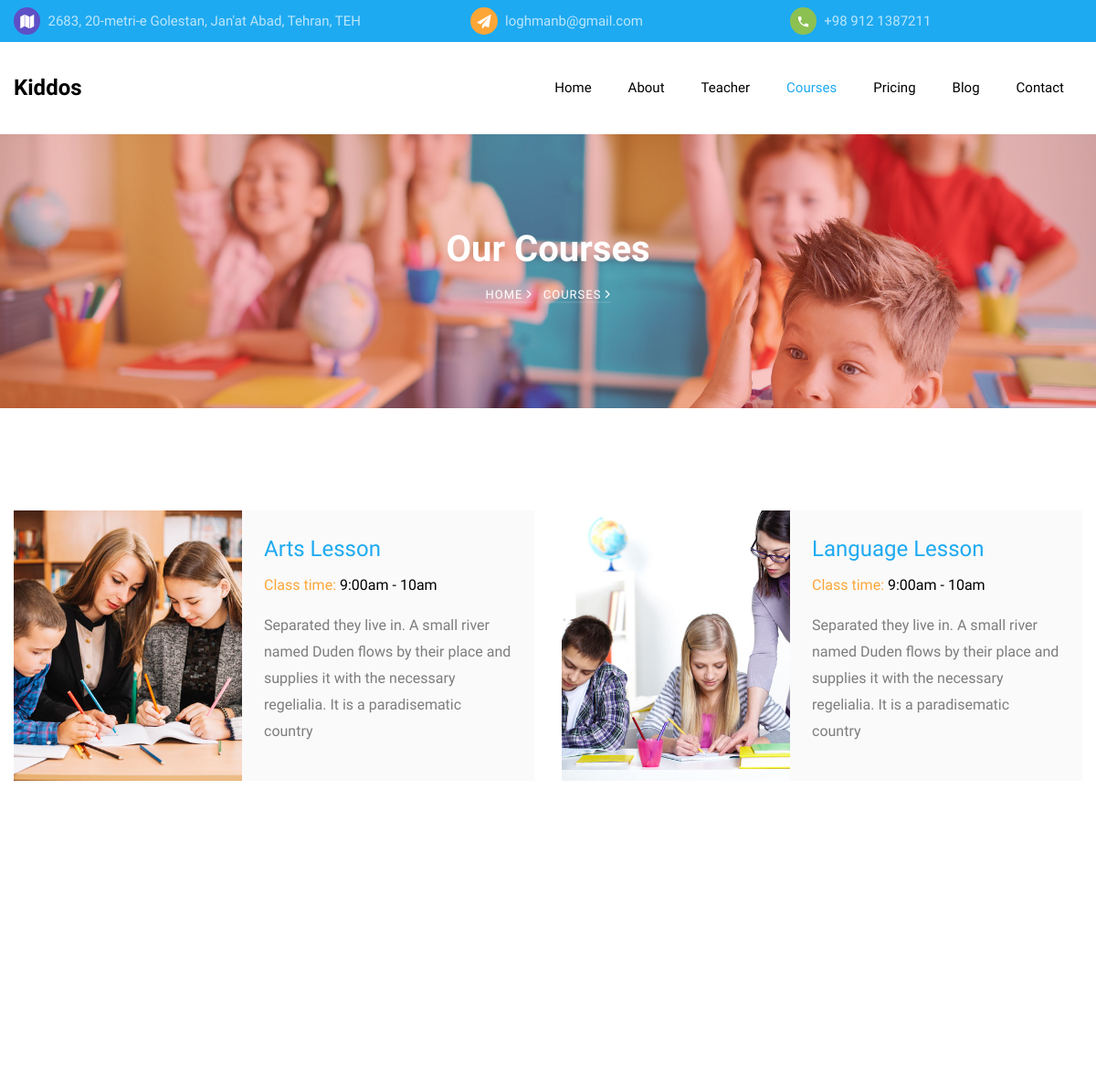
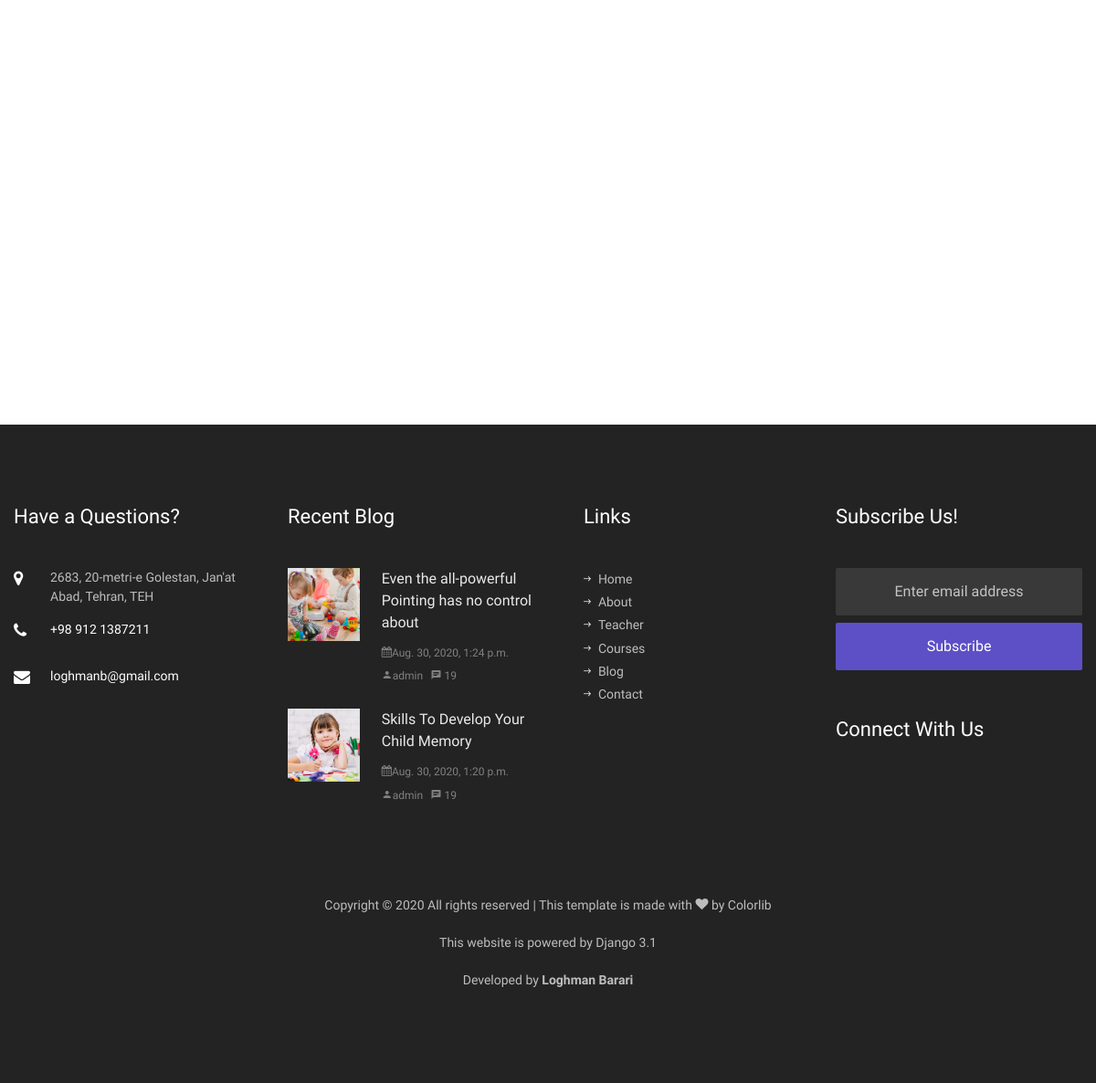
Screenshot of /courses with the database file from the repository (2 pictures, top to bottom).
### pages/models.py (models this page shows, shortened)
class Setting(models.Model):
    class Meta:
        db_table = 'kiddos_settings'
    name = models.CharField('Name', primary_key=True,
                            max_length=32, blank=False, null=False)
    value = models.CharField('Value', max_length=512, blank=True, null=True)

class Course(models.Model):
    class Meta:
        db_table = 'kiddos_courses'
    name = models.CharField('Name', max_length=50, blank=False, null=False)
    class_time = models.CharField('Class Time', max_length=20, blank=False,
                                  null=False)
    short_desc = models.CharField('Short Description', max_length=256)
    active = models.BooleanField('Is Active?!', default=True)
    image = models.ImageField('Image', upload_to='images/%Y/%m/%d/')

class BlogPost(models.Model):
    class Meta:
        db_table = 'kiddos_blog_post'
    title = models.CharField('Title', max_length=128, blank=False, null=False)
    short_desc = models.CharField('Short Description', max_length=256)
    body = models.TextField('Body')
    image = models.ImageField('Image', upload_to='images/%Y/%m/%d/')
    create_date = models.DateTimeField(verbose_name=_('Creation Date'),
                                       default=datetime.now, blank=True)
    create_user = models.ForeignKey(
        settings.AUTH_USER_MODEL,
        on_delete=models.CASCADE,
        related_name='+',
        blank=True,
        null=True,
        verbose_name=_('Created by'),
    )

### pages/views.py (the view)
# urls.py: path('courses', views.courses, name='courses'),
def courses(request):
    courses = models.Course.objects.all()
    return render(request, 'pages/courses.html', {'courses': courses})

### pages/services.py (called while the page is built)
def get_website_settings():
    data = {
        SETTINGS_PHONE_NO: '+ 123 456 789',
        SETTINGS_EMAIL: 'youremail@email.com',
        SETTINGS_ADDRESS: '1234 Fake Street st., My City, My State',
        SETTINGS_TWITTER: 'my_twitter_account',
        SETTINGS_INSTAGRAM: 'my_instagram_account',
        SETTINGS_FACEBOOK: 'my_facebook_account',
        SETTINGS_WEBSITE: 'yoursite.com',
    }
    data.update({setting.name: setting.value
                 for setting in models.Setting.objects.all()})
    data['latest_blog_posts'] = models.BlogPost.objects.order_by(
        '-create_date')[:2]
    return data

### pages/views.py (called while the page is built)
def render(request, template, data=None):
    if data is None:
        data = {}
    data.update(services.get_website_settings())
    return _render(request, template, data)

### templates/pages/courses.html
{% extends 'base.html' %}
{% load static %}
{% block content %}
<section class="hero-wrap hero-wrap-2" style="background-image: url('{% static 'images/bg_2.jpg' %}');">
    <div class="overlay"></div>
    <div class="container">
        <div class="row no-gutters slider-text align-items-center justify-content-center">
            <div class="col-md-9 ftco-animate text-center">
                <h1 class="mb-2 bread">Our Courses</h1>
                <p class="breadcrumbs"><span class="mr-2"><a href="{% url 'index' %}">Home <i
                                class="ion-ios-arrow-forward"></i></a></span> <span>Courses <i
                            class="ion-ios-arrow-forward"></i></span></p>
            </div>
        </div>
    </div>
</section>
<section class="ftco-section">
    <div class="container">
        <div class="row">
            {% if courses %}
            {% for course in courses %}
            <div class="col-md-6 course d-lg-flex ftco-animate">
                <div class="img" style="background-image: url('{{ course.image.url }}');"></div>
                <div class="text bg-light p-4">
                    <h3><a href="#">{{course.name}}</a></h3>
                    <p class="subheading"><span>Class time:</span> {{ course.class_time }}</p>
                    <p>{{ course.short_desc }}</p>
                </div>
            </div>
            {% endfor %}
            {% else %}
            <h1>No course has found!</h1>
            {% endif %}
        </div>
    </div>
</section>
{% endblock %}

### templates/partials/_topbar.html
<div class="py-2 bg-primary">
    <div class="container">
        <div class="row no-gutters d-flex align-items-start align-items-center px-3 px-md-0">
            <div class="col-lg-12 d-block">
                <div class="row d-flex">
                    <div class="col-md-5 pr-4 d-flex topper align-items-center">
                        <div class="icon bg-fifth mr-2 d-flex justify-content-center align-items-center"><span
                                class="icon-map"></span></div>
                        <span class="text">{{ settings_address }}</span>
                    </div>
                    <div class="col-md pr-4 d-flex topper align-items-center">
                        <div class="icon bg-secondary mr-2 d-flex justify-content-center align-items-center"><span
                                class="icon-paper-plane"></span></div>
                        <a href="mailto:{{ settings_email }}"><span class="text">{{ settings_email }}</span></a>
                    </div>
                    <div class="col-md pr-4 d-flex topper align-items-center">
                        <div class="icon bg-tertiary mr-2 d-flex justify-content-center align-items-center"><span
                                class="icon-phone2"></span></div>
                        <span class="text">{{ settings_phone_no }}</span>
                    </div>
                </div>
            </div>
        </div>
    </div>
</div>

### templates/partials/_footer.html (shortened to what this page needs)
<footer class="ftco-footer ftco-bg-dark ftco-section">
    <div class="container">
        <div class="row mb-5">
            <div class="col-md-6 col-lg-3">
                <div class="ftco-footer-widget mb-5">
                    <h2 class="ftco-heading-2">Have a Questions?</h2>
                    <div class="block-23 mb-3">
                        <ul>
                            <li><span class="icon icon-map-marker"></span><span
                                    class="text">{{ settings_address }}</span></li>
                            <li><a href="#"><span class="icon icon-phone"></span><span
                                        class="text">{{ settings_phone_no }}</span></a></li>
                            <li><a href="#"><span class="icon icon-envelope"></span><span
                                        class="text">{{ settings_email }}</span></a></li>
                        </ul>
                    </div>
                </div>
            </div>
            <div class="col-md-6 col-lg-3">
                <div class="ftco-footer-widget mb-5">
                    <h2 class="ftco-heading-2">Recent Blog</h2>
                    {% if latest_blog_posts %}
                    {% for blog_post in latest_blog_posts %}
                    <div class="block-21 mb-4 d-flex">
                        <a class="blog-img mr-4" style="background-image: url('{{ blog_post.image.url }}');"></a>
                        <div class="text">
                            <h3 class="heading"><a href="#">{{ blog_post.title }}</a>
                            </h3>
                            <div class="meta">
                                <div>
                                    <a href="#"> <span class="icon-calendar"></span>{{ blog_post.create_date }}</a>
                                </div>
                                <div><a href="#"><span class="icon-person"></span>{{ blog_post.create_user }}</a></div>
                                <div><a href="#"><span class="icon-chat"></span> 19</a></div>
                            </div>
                        </div>
                    </div>
                    {% endfor %}
                    {% else %}
                    <h3> No recent post found! </h3>
                    {% endif %}
                </div>
            </div>
            <div class="col-md-6 col-lg-3">
                <div class="ftco-footer-widget mb-5 ml-md-4">
                    <h2 class="ftco-heading-2">Links</h2>
                    <ul class="list-unstyled">
                        <li><a href="{% url 'index' %}"><span class="ion-ios-arrow-round-forward mr-2"></span>Home</a>
                        </li>
                        <li><a href="{% url 'about' %}"><span class="ion-ios-arrow-round-forward mr-2"></span>About</a>
                        </li>
                        <li><a href="{% url 'teacher' %}"><span
                                    class="ion-ios-arrow-round-forward mr-2"></span>Teacher</a></li>
                        <li><a href="{% url 'courses' %}"><span
                                    class="ion-ios-arrow-round-forward mr-2"></span>Courses</a></li>
                        <li><a href="{% url 'blog' %}"><span class="ion-ios-arrow-round-forward mr-2"></span>Blog</a>
                        </li>
                        <li><a href="{% url 'contact' %}"><span
                                    class="ion-ios-arrow-round-forward mr-2"></span>Contact</a></li>
                    </ul>
                </div>
            </div>
            <div class="col-md-6 col-lg-3">
                <div class="ftco-footer-widget mb-5">
                    <h2 class="ftco-heading-2">Subscribe Us!</h2>
                    <form action="#" class="subscribe-form">
                        <div class="form-group">
                            <input type="text" class="form-control mb-2 text-center" placeholder="Enter email address">
                            <input type="submit" value="Subscribe" class="form-control submit px-3">
                        </div>
                    </form>
                </div>
                <div class="ftco-footer-widget mb-5">
                    <h2 class="ftco-heading-2 mb-0">Connect With Us</h2>
                    <ul class="ftco-footer-social list-unstyled float-md-left float-lft mt-3">
                    </ul>
                </div>
            </div>
        </div>
        <div class="row">
            <div class="col-md-12 text-center">
                <p>
                    Copyright &copy;
                    <script>document.write(new Date().getFullYear());</script> All rights reserved | This template
                    is made with <i class="icon-heart" aria-hidden="true"></i> by <a href="https://colorlib.com"
                        target="_blank">Colorlib</a>
                </p>
                <p> This website is powered by Django 3.1</p>
                <p>
                    Developed by <b><a href="https://ir.linkedin.com/in/loghman-barari-13095724" target="_blank">Loghman
                            Barari</a>
                    </b>
                </p>
            </div>
        </div>
    </div>
</footer>

### kiddos/static/css/icomoon.css (style rules this page uses)
[class^="icon-"], [class*=" icon-"] { font-family: 'icomoon' !important; speak: none; font-style: normal; font-weight: normal; font-variant: normal; text-transform: none; line-height: 1; -webkit-font-smoothing: antialiased; -moz-osx-font-smoothing: grayscale; }
.icon-heart:before { content: "\f004"; }
.icon-map-marker:before { content: "\f041"; }
.icon-calendar:before { content: "\f073"; }
.icon-phone:before { content: "\f095"; }
.icon-envelope:before { content: "\f0e0"; }
.icon-paper-plane:before { content: "\f1d8"; }
.icon-map:before { content: "\f279"; }
.icon-phone2:before { content: "\e0cd"; }
.icon-chat:before { content: "\e0b7"; }
.icon-person:before { content: "\e7fd"; }

### rows the page displays
Setting: value "2683, 20-metri-e Golestan, Jan'at Abad, Tehran, TEH"
Setting: value "loghmanb@gmail.com"
Setting: value "+98 912 1387211"
Course: image (picture), name "Arts Lesson", class_time "9:00am - 10am", short_desc "Separated they live in. A small river named Duden flows by their place and supplies it with the necessary regelialia. It is a paradisematic country"
Course: image (picture), name "Language Lesson", class_time "9:00am - 10am", short_desc "Separated they live in. A small river named Duden flows by their place and supplies it with the necessary regelialia. It is a paradisematic country"
BlogPost: image (picture), title "Even the all-powerful Pointing has no control about", create_date "Aug. 30, 2020, 1:24 p.m.", create_user "admin"
BlogPost: image (picture), title "Skills To Develop Your Child Memory", create_date "Aug. 30, 2020, 1:20 p.m.", create_user "admin"
